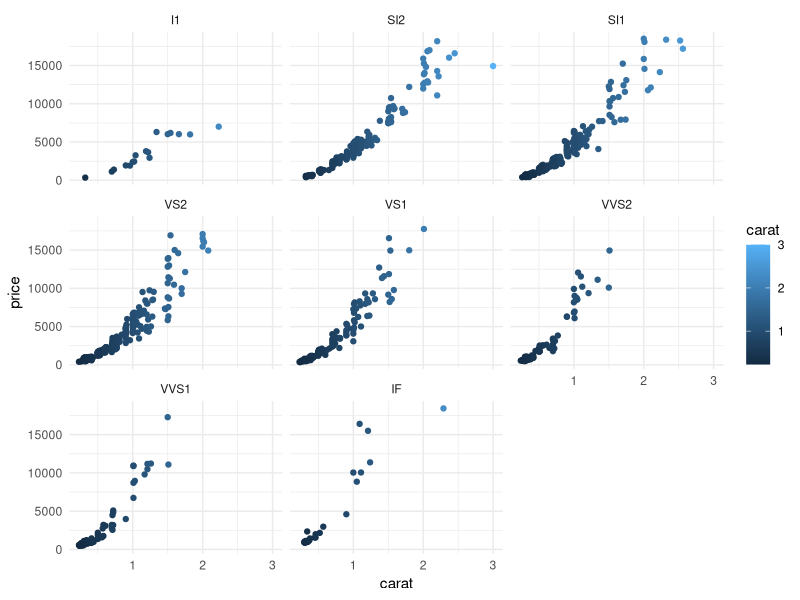
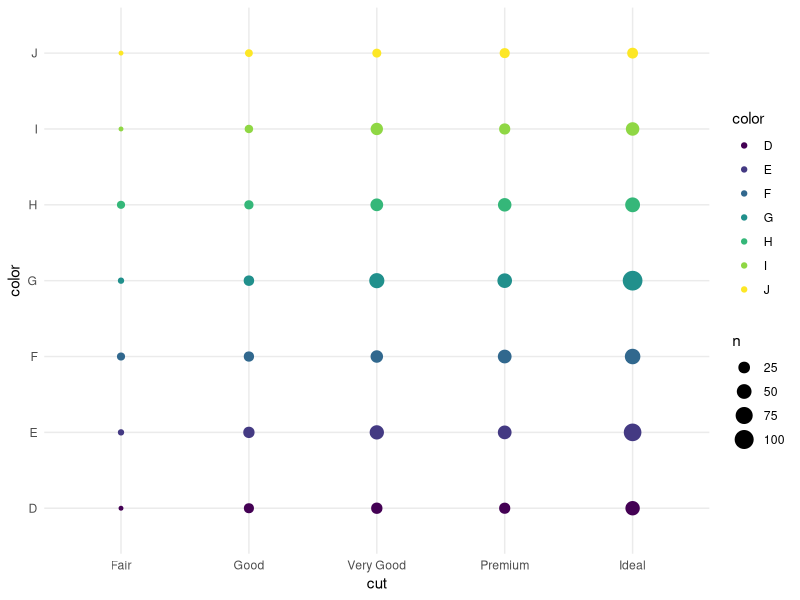
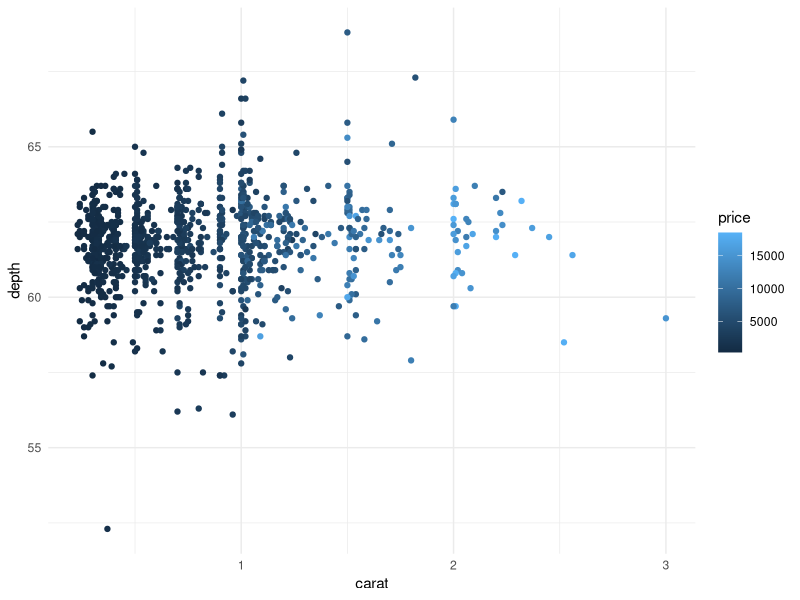
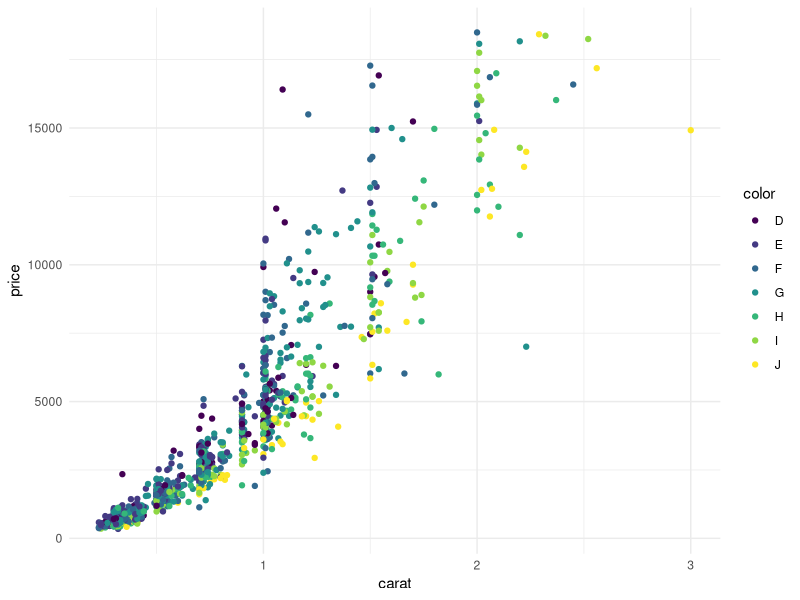
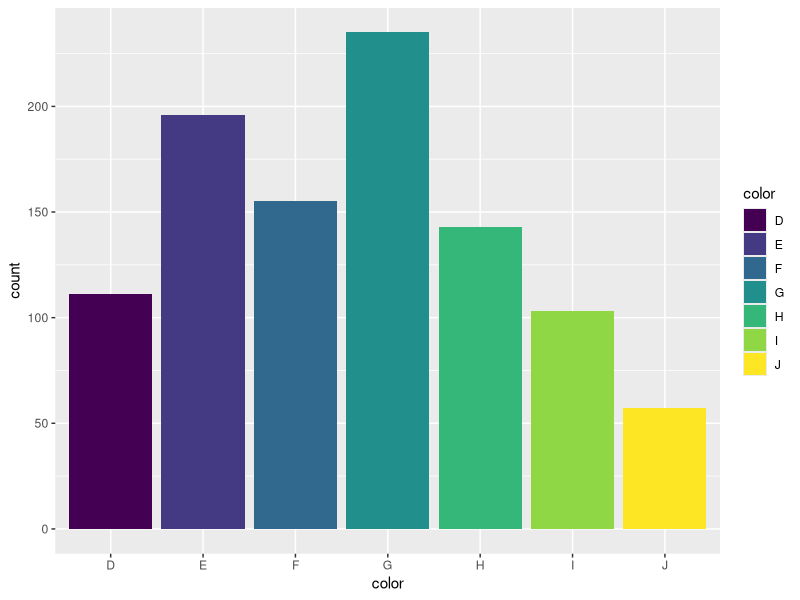

Here is the R script that generated these plots, in order:
## ---- chunk 1
library(dplyr)
library(tidyverse)
library(ggplot2)
## ---- chunk 2
glimpse(diamonds)
## ---- chunk 3
?diamonds
## ---- chunk 4
set.seed(42)
sample_daimonds <- sample_n(diamonds,1000)
ggplot(sample_daimonds, aes(carat, price , color = carat )) + 
  geom_point() + 
  theme_minimal() + 
  facet_wrap(~ clarity)
## ---- chunk 5
ggplot(sample_daimonds, aes(cut, color , color = color )) + 
  geom_count() + 
  theme_minimal() 
## ---- chunk 6
ggplot(sample_daimonds, aes(carat, depth , color = price )) + 
  geom_point() + 
  theme_minimal() 
## ---- chunk 7
ggplot(sample_daimonds, aes(carat, price , color = color )) + 
  geom_point() + 
  theme_minimal() 
## ---- chunk 8
  sample_daimonds %>%
    ggplot(aes(color , fill = color)) +
    geom_bar()
